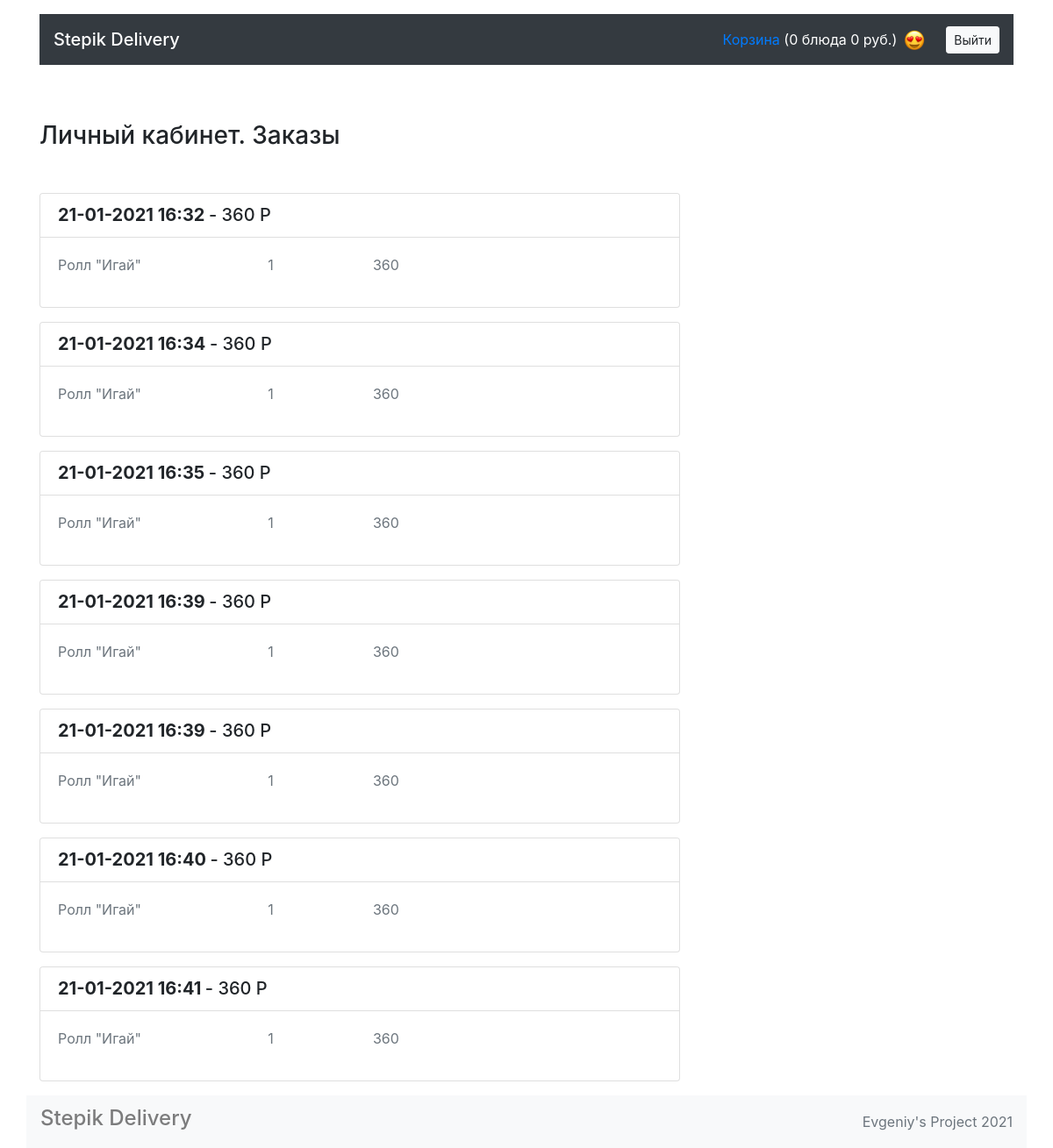
Screenshot of /account/ (signed in) with the database file from the repository.
### models.py (models this page shows)
class Order(db.Model):
    __tablename__ = 'orders'
    id = db.Column(db.Integer, primary_key=True)
    data = db.Column(db.DateTime, nullable=False)
    total = db.Column(db.Integer, nullable=False)
    status = db.Column(db.Boolean, nullable=False)
    email = db.Column(db.String, nullable=False)
    phone = db.Column(db.String(), nullable=False)
    address = db.Column(db.String(), nullable=False)
    dishes = db.relationship("Dish", secondary=orders_dishes_association, back_populates="orders")
    user_id = db.Column(db.Integer, db.ForeignKey("users.id"))
    user = db.relationship("User", back_populates="orders")

class Dish(db.Model):
    __tablename__ = 'dishes'
    id = db.Column(db.Integer, primary_key=True)
    title = db.Column(db.String(), nullable=False)
    price = db.Column(db.Integer, nullable=False)
    description = db.Column(db.String(), nullable=False)
    picture = db.Column(db.String(), nullable=False)
    category_id = db.Column(db.Integer(), db.ForeignKey("categories.id"))
    category = db.relationship('Category', back_populates="dishes")
    orders = db.relationship("Order", secondary=orders_dishes_association, back_populates="dishes")

### views.py (the view)
@app.route('/account/')
def render_account():
    user_id = session.get("user_id")
    if not user_id:
        return redirect('/')
    order_cart = session.get("cart", [])
    order_sum = session.get("sum", 0)
    is_auth = True
    user = db.session.query(User).get_or_404(user_id)
    return render_template('account.html',
                           is_auth=is_auth,
                           order_cart=order_cart,
                           order_sum=order_sum,
                           orders=user.orders)

### templates/account.html (shortened to what this page needs)
  {% extends 'base.html' %}
  {% block container %}
    <section class="row">
      <div class="col-12 col-lg-8">
        <h1 class="h3 my-5">Личный кабинет. Заказы</h1>
        {% for order in orders %}
        <div class="card">
          <ul class="list-group list-group-flush">
            <li class="list-group-item">
              <div class="row">
                <div class="col-7 col-lg-9">
                  <span class="h5 font-weight-bold">{{ order.data.strftime("%d-%m-%Y %H:%M") }}</span>
                  <span class="h5">- {{ order.total }} P</span>
                </div>
              </div>
            </li>
            <div class="card-body">
              <div class="row">
                {% for dish in order.dishes %}
                <p class="col-4 text-muted">{{ dish.title }}</p>
                <p class="col-2 text-muted"> 1</p>
                <p class="col-6 text-muted"> {{ dish.price }} </p>
                {% endfor %}
              </div>
            </div>
          </ul>
        </div>
        {% endfor %}
      </div>
    </section>
{% endblock %}

### templates/base.html (style rules this page uses)
html { position: relative; min-height: 100%; }
body { margin-bottom: 60px; }

### rows the page displays
Order: data "21-01-2021 16:32", total "360"
Dish: title "Ролл \"Игай\"", price "360"
Order: data "21-01-2021 16:34", total "360"
Order: data "21-01-2021 16:35", total "360"
Order: data "21-01-2021 16:39", total "360"
Order: data "21-01-2021 16:39", total "360"
Order: data "21-01-2021 16:40", total "360"
Order: data "21-01-2021 16:41", total "360"

### other values shown
{{ order_cart|length }} "0"
{{ order_sum }} "0"
